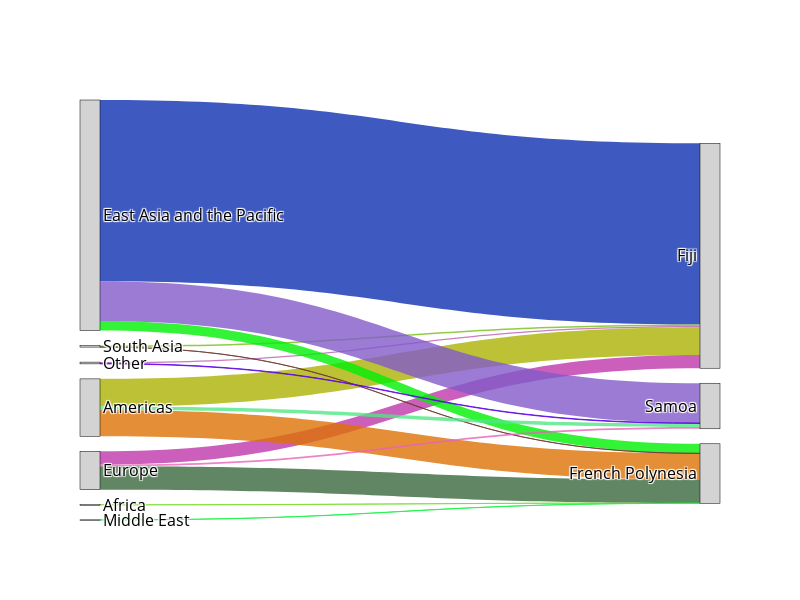

Notebook cell for this chart:
### Code cell
import pandas as pd
import random
import plotly.graph_objects as go

df = pd.read_excel("arrive by region.xlsx")
df.columns = df.columns.map(str)

# Prepare data for the Sankey diagram
# Reorder the nodes to specify the desired order on the right side
nodes = list(df['Arrivals from regions'].unique()) + ['Fiji', 'French Polynesia', 'Samoa']  # Desired order

# Create a dictionary to map each node to an index
node_indices = {node: i for i, node in enumerate(nodes)}

# Define links (flows)
targets = [node_indices[country] for country in df['Country']]
sources = [node_indices[region] for region in df['Arrivals from regions']]
values = df['2019'].tolist()  # Use 2019 data as the flow values

# Generate random colors
def random_color():
    return f'rgba({random.randint(0, 255)}, {random.randint(0, 255)}, {random.randint(0, 255)}, 0.8)'

colors = [random_color() for _ in range(len(values))]

# Create Sankey diagram
fig = go.Figure(data=[go.Sankey(
    node=dict(
        pad=15,
        thickness=20,
        line=dict(color="black", width=0.5),
        label=nodes,
        color='lightgrey'  # Optional: color nodes to help visualize them better
    ),
    link=dict(
        source=sources,
        target=targets,
        value=values,
        color=colors
    )
)])

# Set chart dimensions
fig.update_layout(
    font_size=16,
    width=800,  # Set the width of the chart
    height=600,  # Set the height of the chart
    paper_bgcolor='white',  # Set the background color of the paper
    plot_bgcolor='white',   # Set the background color of the plot area
    font=dict(color='black')  # Set the font color
)

fig.write_image('arrivals_regions.png', height=600, width=800, scale=3)

fig.show()

### Figure 1 — Plotly figure (JSON) as saved in the notebook; plotly's stock layout.template omitted (floating-point values rounded to 4 significant figures)
{"data": [{"link": {"color": ["rgba(66, 166, 76, 0.8)", "rgba(173, 178, 3, 0.8)", "rgba(14, 48, 177, 0.8)", "rgba(192, 56, 172, 0.8)", "rgba(109, 7, 102, 0.8)", "rgba(117, 192, 20, 0.8)", "rgba(188, 92, 176, 0.8)", "rgba(122, 222, 49, 0.8)", "rgba(222, 114, 5, 0.8)", "rgba(0, 241, 5, 0.8)", "rgba(57, 104, 61, 0.8)", "rgba(32, 243, 73, 0.8)", "rgba(111, 57, 48, 0.8)", "rgba(165, 86, 85, 0.8)", "rgba(221, 100, 28, 0.8)", "rgba(82, 230, 133, 0.8)", "rgba(130, 90, 202, 0.8)", "rgba(233, 99, 184, 0.8)", "rgba(195, 62, 137, 0.8)", "rgba(162, 202, 254, 0.8)", "rgba(94, 8, 232, 0.8)"], "source": [0, 1, 2, 3, 4, 5, 6, 0, 1, 2, 3, 4, 5, 6, 0, 1, 2, 3, 4, 5, 6], "target": [7, 7, 7, 7, 7, 7, 7, 8, 8, 8, 8, 8, 8, 8, 9, 9, 9, 9, 9, 9, 9], "value": [0, 110, 720, 53, 0, 6, 5, 0.3, 104, 38, 93, 0.7, 0.4, 0, 0, 14, 158, 7, 0, 0, 2]}, "node": {"color": "lightgrey", "label": ["Africa", "Americas", "East Asia and the Pacific", "Europe", "Middle East", "South Asia", "Other", "Fiji", "French Polynesia", "Samoa"], "line": {"color": "black", "width": 0.5}, "pad": 15, "thickness": 20}, "type": "sankey"}], "layout": {"font": {"color": "black", "size": 16}, "height": 600, "paper_bgcolor": "white", "plot_bgcolor": "white", "width": 800}}
